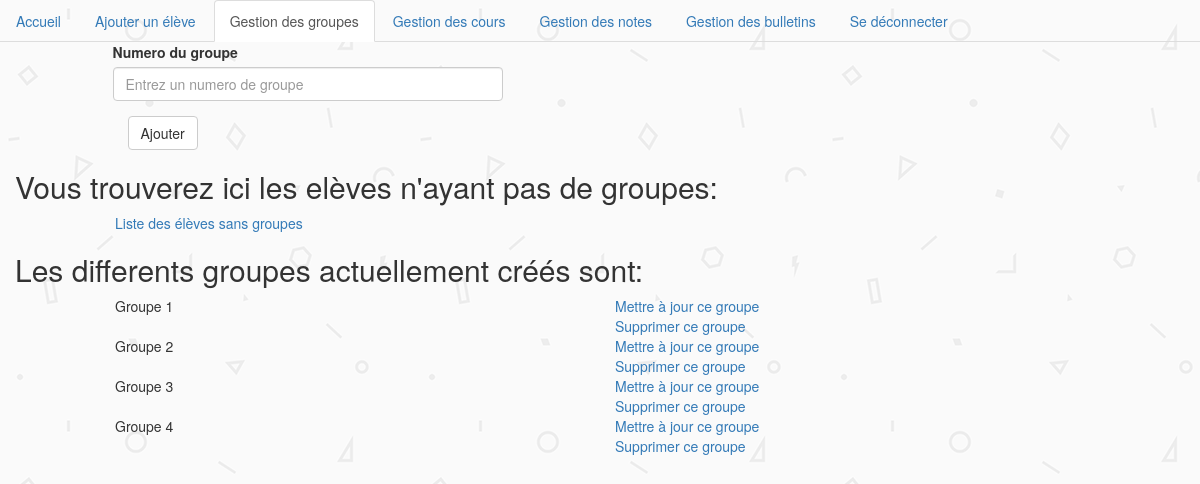
The app's page /groupe.php (signed in) with its own data.
### tables this page shows
CREATE TABLE IF NOT EXISTS `groupe` (
  `num_groupe` int(11) NOT NULL AUTO_INCREMENT,
  `id_admin` int(4) DEFAULT NULL,
  PRIMARY KEY (`num_groupe`),
  KEY `id_admin` (`id_admin`)
);

### groupe.php (the view, shortened to what this page needs)
<!DOCTYPE html>
<html xmlns="http://www.w3.org/1999/xhtml" xml:lang="fr" lang="fr">
<head>
 <link href="css/bootstrap.min.css" media="screen" type="text/css" rel="stylesheet">
 <link rel="stylesheet" media="screen" type="text/css" href="css/style.css"/>
</head>
<body >
		<header>
			<?php include("navigation.php"); ?>
		</header>
<div class=" center-block col-md-12" >
	<form class="form-horizontal" method="post" action="#">
		<div  class="col-md-4  col-md-offset-1">
				<div class="form-group">
				<label >Numero du groupe</label>
				<input type="text" name="num_groupe" class="form-control"  placeholder="Entrez un numero de groupe"  >
			  </div>
				<button type="submit" name="add_group" class="btn btn-default">Ajouter</button>
			  </div>
		</div>
<?php
			include("connexion_bdd.php");
			echo("<div class=' center-block col-md-12' ><p><h2> Vous trouverez ici les elèves n'ayant pas de groupes:</p></h2></div>
			<div  class='col-md-4  col-md-offset-1'><a href='majNoGroup.php' alt='Eleve sans groupe' title='Elèves sans groupes'>Liste des élèves sans groupes</a></td></tr></div></div></br>");
			echo("<div class=' center-block col-md-12' ><p><h2> Les differents groupes actuellement créés sont:</p></h2></div>");
			$req_search = "SELECT * FROM groupe";
			$req_search = $pdo->query($req_search);
			$req_search->setFetchMode(PDO::FETCH_OBJ);
			while ($result=$req_search->fetch())
			{
			if($result->num_groupe == 99){
			echo("<div  class='hidden'><p><tr><td> Groupe " . $result->num_groupe . "</td></tr><p></div>");
			echo("<div  class='hidden'><td><a href='majGroupe.php?id=" . $result->num_groupe . "' alt='Màj' title='Mise à jour'>Mettre à jour ce groupe</a></td></tr></div></br>");
			echo("<div  class='hidden'><td><a href='delete.php?id=" . $result->num_groupe . "' alt='Màj' title='Suppression'>Supprimer ce groupe</a></td></tr></div></div></br>");
			}
			else{
			echo("<div  class='col-md-4  col-md-offset-1'><p><tr><td> Groupe " . $result->num_groupe . "</td></tr><p></div>");
			echo("<div  class='col-md-4  col-md-offset-1'><td><a href='majGroupe.php?id=" . $result->num_groupe . "' alt='Màj' title='Mise à jour'>Mettre à jour ce groupe</a></td></tr></div></br>");
			echo("<div  class='col-md-4  col-md-offset-1'><td><a href='delete.php?id=" . $result->num_groupe . "' alt='Màj' title='Suppression'>Supprimer ce groupe</a></td></tr></div></div></br>");
			}
			}
?>
</body>
</html>

### css/style.css (style rules this page uses)
body { background:url("fond.png") repeat fixed; }

### records on screen
groupe: num_groupe "1"
groupe: num_groupe "2"
groupe: num_groupe "3"
groupe: num_groupe "4"
